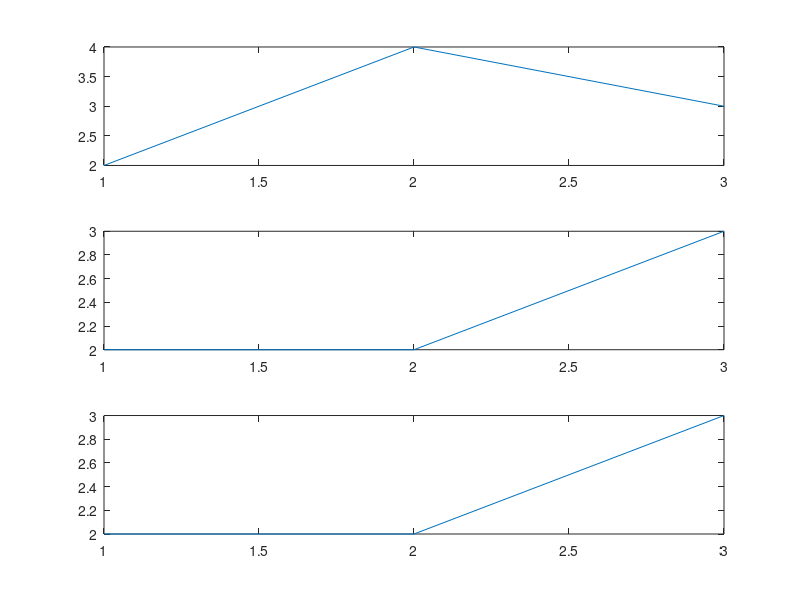

Recreate this plot in MATLAB.
clc
close all
clear

a=[2,2,3];
b=[2,4,3];
c=[2,2,3];
d=[a;b;c]
figure(1)
subplot(3,1,1)
plot(a);
subplot(3,1,2)
plot(b);
subplot(3,1,3)
plot(c);


subplot(3,1,1)
plot(b);
subplot(3,1,2)
plot(c);
subplot(3,1,3)
plot(a);
